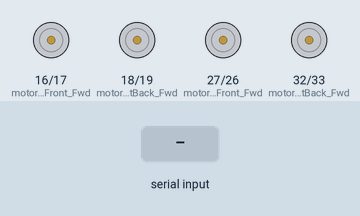
Recording of a sketch running on a simulated ESP32. On the bench: motor-driver pin pairs drawn as motors (green arrow = first pin HIGH = forward, orange = second pin HIGH = backward, longer = more drive). The test bench sets the inputs (shaded band).

Above: at 1.2 s.
1.3 s: "right_move\n" received over Serial
At 2.36 s:
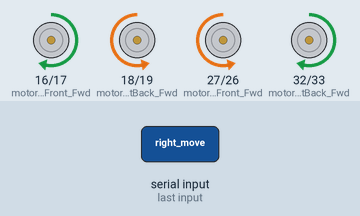
3.9 s: "searching\n" received over Serial
At 6.2 s:
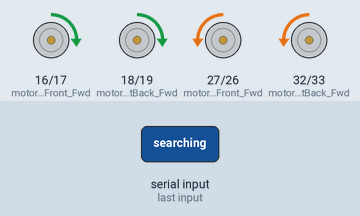
Timing chart, 0 to 7.7 s (numbered marks = the images above; inputs shaded):
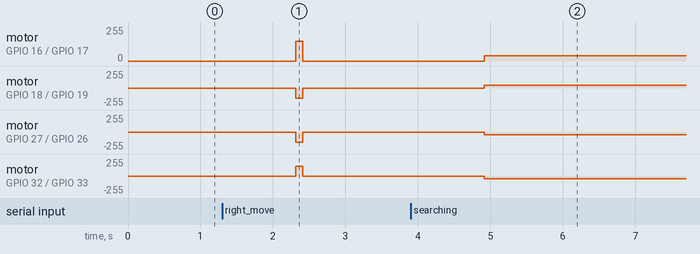

The sketch:

experimental_unibots_movement_code.ino
```cpp
const int freq = 5000;
const int resolution = 8;

// Motor A (Left Side) Control Pins
// Motor A (Left Side) Control Pins
const int motorLeftFront_Fwd = 16; //IN1
const int motorLeftFront_Bwd = 17; //IN2
const int motorLeftBack_Fwd = 18; //IN3
const int motorLeftBack_Bwd = 19;  //in4
//right side
const int motorRightFront_Fwd = 27; //IN1
const int motorRightFront_Bwd = 26; //in2
const int motorRightBack_Fwd = 32;  //IN3
const int motorRightBack_Bwd = 33; //IN4
//const int enablePin1 = 15;
//const int enablePin2 = 21;
String current_command = ""; // Store the current command
String last_command = ""; // Store the last command

void setup() {
  // Initialize motor control pins as outputs
  pinMode(motorLeftFront_Fwd, OUTPUT);
  pinMode(motorLeftBack_Fwd, OUTPUT);
  pinMode(motorRightFront_Fwd, OUTPUT);
  pinMode(motorRightBack_Fwd, OUTPUT);

  pinMode(motorLeftFront_Bwd, OUTPUT);
  pinMode(motorLeftBack_Bwd, OUTPUT);
  pinMode(motorRightFront_Bwd, OUTPUT);
  pinMode(motorRightBack_Bwd, OUTPUT);
  //pinMode(enablePin1,OUTPUT);
  //pinMode(enablePin2, OUTPUT);
  //LeScooper.attach(LeScooperPin);
  Serial.begin(9600);
}

void forward_move(int throttle){
  analogWrite(motorLeftFront_Fwd, throttle);
  analogWrite(motorLeftBack_Fwd, throttle);
  analogWrite(motorRightFront_Fwd, throttle);
  analogWrite(motorRightBack_Fwd, throttle);
  // Pause for the movement to take effect
  //delay(15); // Adjust this delay to your needs

  //  Reset pins after the movement
  resetMotorPins();
}

void right_move(int throttle){
  analogWrite(motorLeftFront_Fwd, throttle);
  analogWrite(motorLeftBack_Bwd, throttle);
  analogWrite(motorRightFront_Bwd, throttle);
  analogWrite(motorRightBack_Fwd, throttle);
  // Pause for the movement to take effect
  delay(100); // Adjust this delay to your needs

  // Reset pins after the movement
  resetMotorPins();
}
//THIS ONE AINT WORKING PROPERLY
void left_move(int throttle){
  analogWrite(motorLeftFront_Bwd, throttle);
  analogWrite(motorLeftBack_Fwd, throttle);
  analogWrite(motorRightFront_Fwd, throttle);
  analogWrite(motorRightBack_Bwd, throttle);
  // Pause for the movement to take effect
  delay(100); // Adjust this delay to your needs

  // Reset pins after the movement
  resetMotorPins();
}

void stop_move() {
  // Stop motors by writing a low signal (0) to both forward and backward pins for each motor
  analogWrite(motorLeftFront_Fwd, 0);
  analogWrite(motorLeftBack_Fwd, 0);
  analogWrite(motorRightFront_Fwd, 0);
  analogWrite(motorRightBack_Fwd, 0);

  analogWrite(motorLeftFront_Bwd, 0);
  analogWrite(motorLeftBack_Bwd, 0);
  analogWrite(motorRightFront_Bwd, 0);
  analogWrite(motorRightBack_Bwd, 0);
  delay(10);
  forward_move(200);
  delay(1000);
  resetMotorPins();
}

void resetMotorPins() {
  digitalWrite(motorLeftFront_Fwd, LOW);
  digitalWrite(motorLeftFront_Bwd, LOW);
  digitalWrite(motorRightFront_Fwd, LOW);
  digitalWrite(motorRightFront_Bwd, LOW);
  digitalWrite(motorLeftBack_Fwd, LOW);
  digitalWrite(motorLeftBack_Bwd, LOW);
  digitalWrite(motorRightBack_Fwd, LOW);
  digitalWrite(motorRightBack_Bwd, LOW);
}

void clockwise_move(int throttle){
  analogWrite(motorLeftFront_Fwd, throttle);
  analogWrite(motorLeftBack_Fwd, throttle);
  analogWrite(motorRightFront_Bwd, throttle);
  analogWrite(motorRightBack_Bwd, throttle);

}

void loop() {

  //digitalWrite(enablePin1,HIGH);
  //digitalWrite(enablePin2,HIGH);
  //digitalWrite(enablePin3,HIGH);
  if (Serial.available()) {
    String command = Serial.readStringUntil('\n');
    delay(2);
    command.trim(); // Removes any whitespace

    // Update the commands
    last_command = current_command; // Store last command
    current_command = command; // Update current command

    // Reset motor pins if the new command is different from the last
    if (current_command != last_command) {
      stop_move();
    }
    if (command.equals("forward_move")) {
      forward_move(120);
    } else if (command.equals("left_move")) {
      const int throttle = 150;
      analogWrite(motorLeftFront_Bwd, throttle);
      analogWrite(motorLeftBack_Fwd, throttle);
      analogWrite(motorRightFront_Fwd, throttle);
      analogWrite(motorRightBack_Bwd, throttle);
      resetMotorPins();

    } else if (command.equals("right_move")) {
      right_move(150);
    } else if (command.equals("stop")) {
      stop_move();

    } else if (command.equals("searching")) {
      clockwise_move(40);
    }
  }
}
```

Measured:
- after the input at 1.3 s, motor on GPIO 16 (motorLeftFront_Fwd) / GPIO 17 (motorLeftFront_Bwd): stopped → forward 150/255 after 1.0 s, → stopped 0.10 s later; motor on GPIO 18 (motorLeftBack_Fwd) / GPIO 19 (motorLeftBack_Bwd): stopped → backward 150/255 after 1.0 s, → stopped 0.10 s later
- after the input at 3.9 s, motor on GPIO 16 (motorLeftFront_Fwd) / GPIO 17 (motorLeftFront_Bwd), motor on GPIO 18 (motorLeftBack_Fwd) / GPIO 19 (motorLeftBack_Bwd): stopped → forward 40/255 after 1.0 s
